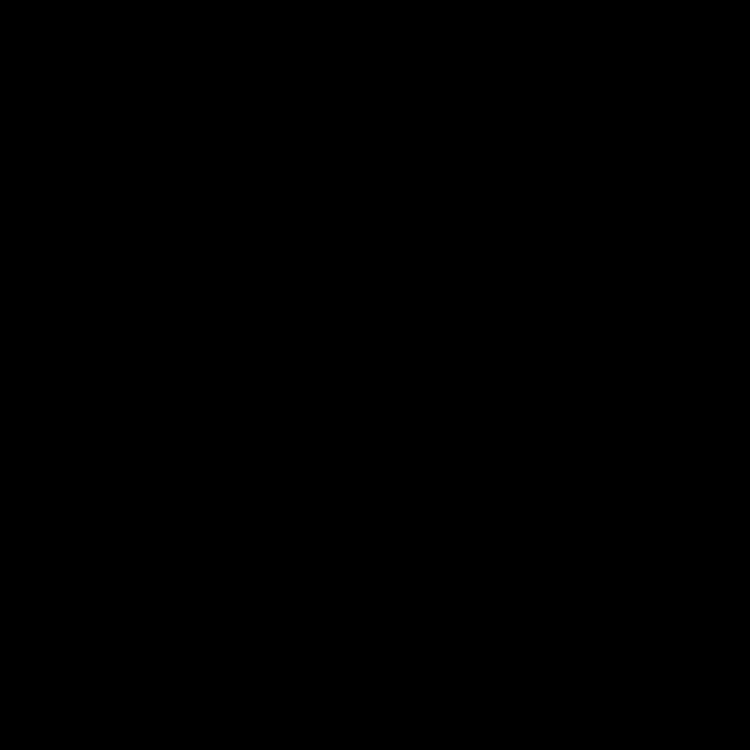
Frame 1 (no input)
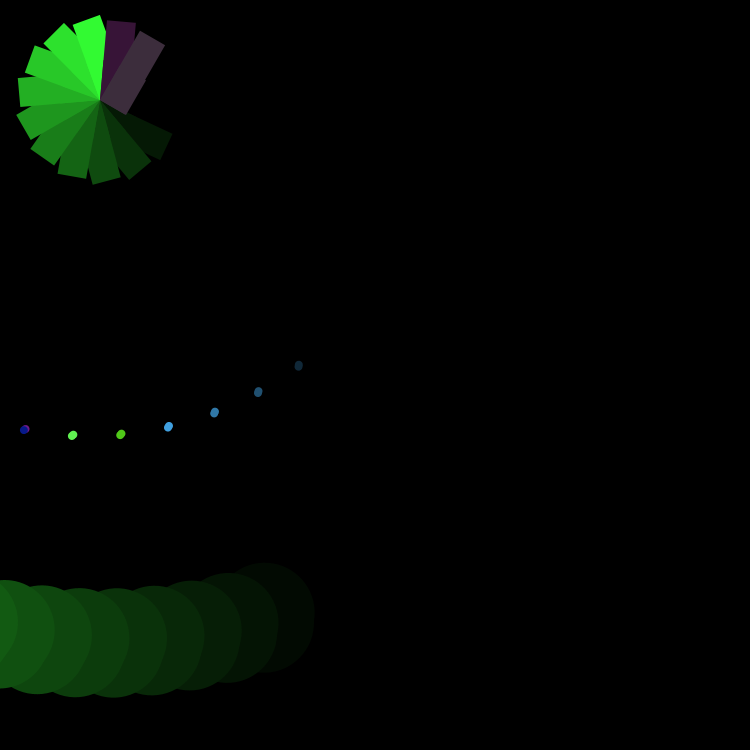
Frame 60 (the mouse pressed at the canvas centre just before this capture)
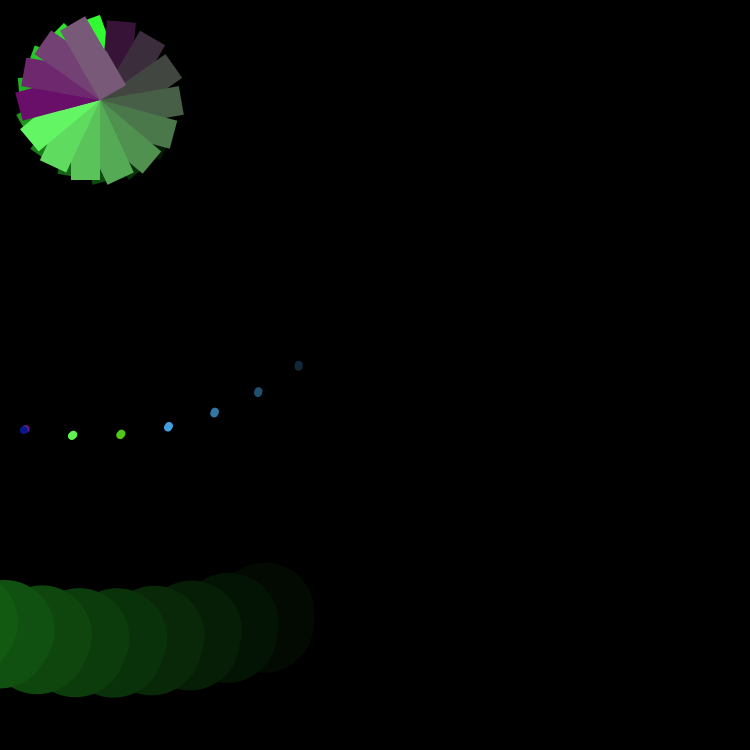
Frame 120 (the mouse held since frame 60 and released just before this capture)

The Processing sketch that drew these frames (run headless with seeded random() and noise(); from frame 60 on, the mouse is pressed at the canvas centre):

// Processing sketch: processing_151441
// ── processing_151441.pde

void setup()
{
  size(750, 750);
 background(0);
  smooth();
  noStroke();
}

void draw(){
  if (frameCount % 5 == 0) {
    fill(frameCount * 1 % 355, frameCount * 5 % 255,
      frameCount * 1 % 255);
    pushMatrix();
    translate(100, 100);
    rotate(radians(frameCount * 5  % 360));
    rect(0, 0, 80, 29);
    popMatrix();
  }
   if (frameCount % 5 == 0) {
    fill(frameCount * 1 % 255, frameCount * 5 % 255,
      frameCount * 1 % 255);
    pushMatrix();
    translate(100, 100);
    rotate(radians(frameCount * 5  % 360));
    rect(0, 0, 40, 30);
    popMatrix();
  }

  if (frameCount % 8 == 0) { //small ellipse inner
    fill(frameCount * 2 % 300, frameCount * 5 % 255,
      frameCount * 7 % 255);
    pushMatrix();
    translate(90, 90);
    rotate(radians(frameCount * 1  % 360));
    ellipse(245, 243, 8, 8);
    popMatrix();
 
  }
   if (frameCount % 8 == 0) { //small ellipse outer
    fill(frameCount * 2 % 105, frameCount * 5 % 255,
      frameCount * 7 % 255);
    pushMatrix();
    translate(90, 90);
    rotate(radians(frameCount * 1  % 360));
    ellipse(245, 245, 8, 8);
    popMatrix();
 
  }
  if (frameCount % 2 == 0) { // large ellipse inner
    fill(frameCount * 1 % 300, frameCount * 5 % 255,
      frameCount * 1 % 255);
    pushMatrix();
    translate(100, 100);
    rotate(radians(frameCount * 2  % 360));
    ellipse(200, 500, 100, 100);
    popMatrix();
  }
   if (frameCount % 2 == 0) { //large ellipse
    fill(frameCount * 1 % 200, frameCount * 5 % 200,
      frameCount * 1 % 200);
    pushMatrix();
    translate(100, 100);
    rotate(radians(frameCount * 2  % 360));
    ellipse(200, 510, 100, 100);
    popMatrix();
  }
  
}
